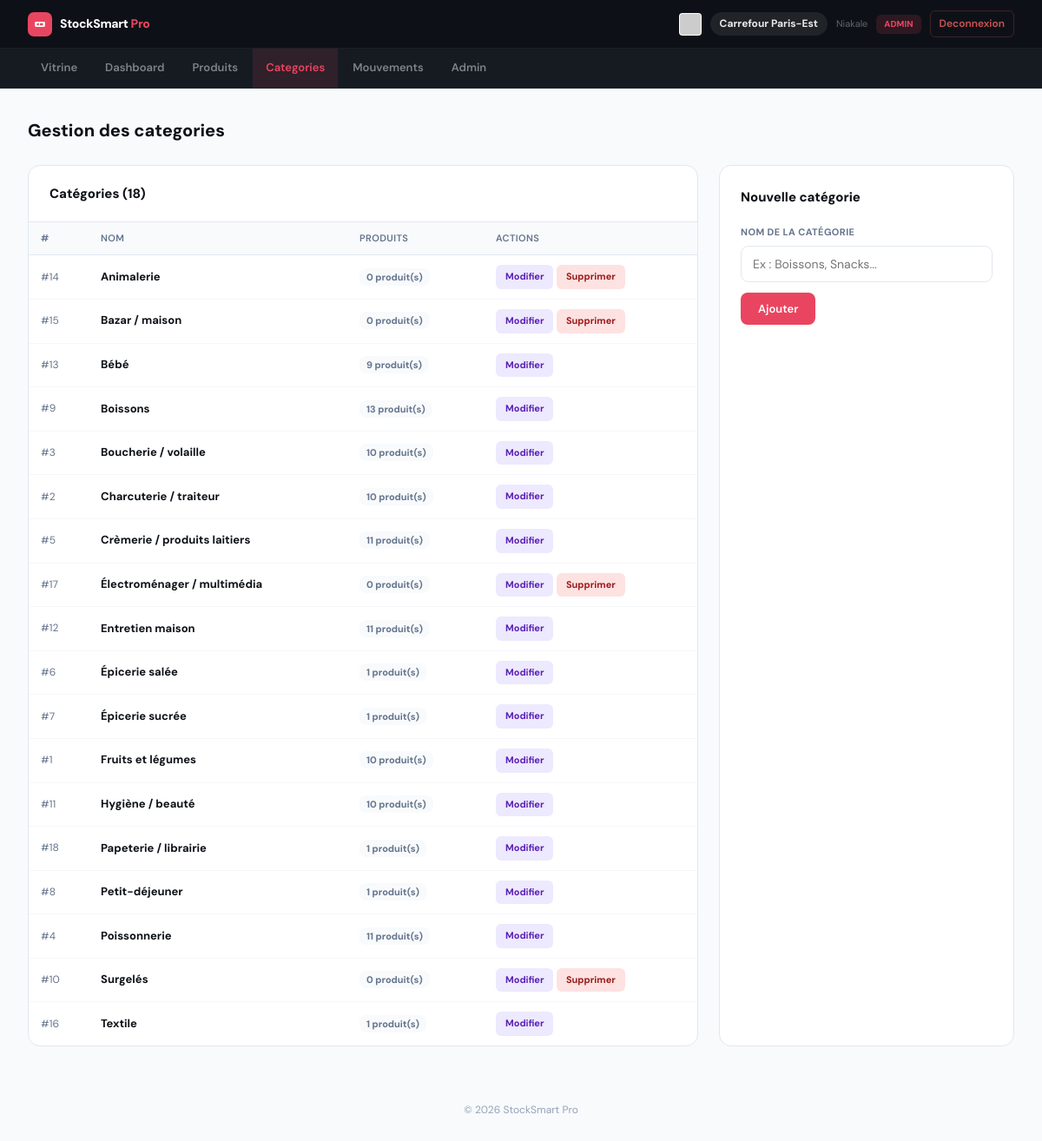
The page /categories.php (signed in) on the database its author committed.
### tables this page shows
CREATE TABLE categories (
  id int(11) NOT NULL AUTO_INCREMENT,
  nom varchar(100) NOT NULL,
  PRIMARY KEY (id),
  INDEX idx_nom (nom)
);

### config.php (called while the page is built, shortened)
<?php
function canDelete(): bool {
    return in_array($_SESSION['user_role'] ?? '', ['admin', 'gerant']);
}
function h(string $s): string {
    return htmlspecialchars($s, ENT_QUOTES, 'UTF-8');
}

### categories.php (the view, shortened to what this page needs)
<?php
require_once '../config.php';
$edit_cat = null;
$stmt = $pdo->query("
    SELECT c.*,
           (SELECT COUNT(*) FROM produits WHERE categorie_id = c.id) AS nb_produits
    FROM categories c
    ORDER BY c.nom
");
$categories = $stmt->fetchAll();
?>
<!DOCTYPE html>
<html lang="fr">
<head>
</head>
<body>
<?php require_once '../_nav.php'; ?>
<div class="container">
  <div class="page-title">Gestion des categories</div>
  <div class="grid">
    <div class="card">
      <div class="card-header">
        <div class="card-title">Catégories (<?= count($categories) ?>)</div>
      </div>
      <table>
        <thead><tr><th>#</th><th>Nom</th><th>Produits</th><th>Actions</th></tr></thead>
        <tbody>
          <?php foreach ($categories as $cat): ?>
          <tr>
            <td style="color:var(--mid);font-size:12px;">#<?= $cat['id'] ?></td>
            <td style="font-weight:700;"><?= h($cat['nom']) ?></td>
            <td><span class="badge-count"><?= $cat['nb_produits'] ?> produit(s)</span></td>
            <td>
              <a href="?edit=<?= $cat['id'] ?>" class="btn-sm btn-edit">Modifier</a>
              <?php if (canDelete() && $cat['nb_produits'] == 0): ?>
                <a href="?supprimer=<?= $cat['id'] ?>" class="btn-sm btn-delete" onclick="return confirm('Supprimer <?= h($cat['nom']) ?> ?')">Supprimer</a>
              <?php endif; ?>
            </td>
          </tr>
          <?php endforeach; ?>
        </tbody>
      </table>
    </div>
    <div class="form-card">
      <h3><?= $edit_cat ? 'Modifier la catégorie' : 'Nouvelle catégorie' ?></h3>
      <form method="POST">
        <label>Nom de la catégorie</label>
        <input type="text" name="nom" value="<?= $edit_cat ? h($edit_cat['nom']) : '' ?>" placeholder="Ex : Boissons, Snacks..." required>
        <div style="display:flex;gap:10px;flex-wrap:wrap;">
          <button type="submit" name="<?= $edit_cat ? 'modifier' : 'ajouter' ?>" class="btn btn-red">
            <?= $edit_cat ? 'Enregistrer' : 'Ajouter' ?>
          </button>
        </div>
      </form>
    </div>
  </div>
</div>
<footer style="text-align:center;padding:2rem;color:#94a3b8;font-size:12px;">© <?= date('Y') ?> StockSmart Pro</footer>
</body>
</html>

### style.css (style rules this page uses)
*, *::before, *::after { box-sizing: border-box; margin: 0; padding: 0; }
:root { --red: #e94560; --red-light: rgba(233, 69, 96, 0.1); --dark: #0d1117; --dark2: #161b22; --mid: #64748b; --border: #e2e8f0; --light: #f8fafc; --success: #22c55e; --success-bg: #dcfce7; --success-text: #166534; --warning: #f59e0b; --warning-bg: #fef3c7; --warning-text: #92400e; --danger: #e94560; --danger-bg: #fee2e2; --danger-text: #991b1b; --radius: 12px; --shadow: 0 4px 20px rgba(0, 0, 0, 0.06); --shadow-md: 0 8px 30px rgba(0, 0, 0, 0.1); }
body { font-family: 'DM Sans', system-ui, -apple-system, sans-serif; background: var(--light); color: #0d1117; line-height: 1.6; -webkit-font-smoothing: antialiased; }
.page-entity, .container { max-width: 1200px; margin: 2rem auto; padding: 0 2rem; }
table { width: 100%; border-collapse: collapse; }
thead th { background: var(--light); font-size: 11px; font-weight: 600; color: var(--mid); text-transform: uppercase; letter-spacing: 0.4px; padding: 10px 14px; text-align: left; border-bottom: 1px solid var(--border); }
tbody tr { border-bottom: 1px solid #f5f7fa; transition: background 0.1s; }
tbody tr:last-child { border-bottom: none; }
tbody td { padding: 11px 14px; font-size: 13px; vertical-align: middle; }
.btn { display: inline-flex; align-items: center; gap: 6px; padding: 10px 20px; border-radius: 8px; font-size: 13px; font-weight: 600; cursor: pointer; border: none; font-family: inherit; text-decoration: none; transition: all 0.15s; }
.btn-primary, .btn-red { background: var(--red); color: #fff; }
.btn-sm { padding: 5px 11px; border-radius: 6px; font-size: 11px; }
.btn-edit { background: #ede9fe; color: #5b21b6; }
.btn-delete { background: var(--danger-bg); color: var(--danger-text); }
footer { text-align: center; padding: 2rem; color: #94a3b8; font-size: 12px; font-family: 'DM Sans', sans-serif; }

### categories.php (style rules this page uses)
*, *::before, *::after { box-sizing:border-box; margin:0; padding:0; }
:root { --red:#e94560; --mid:#64748b; --border:#e2e8f0; --light:#f8fafc; }
body { font-family:'Inter',system-ui,sans-serif; background:var(--light); color:#0d1117; }
.container { max-width:900px; margin:2rem auto; padding:0 2rem; }
.page-title { font-size:20px; font-weight:800; margin-bottom:1.5rem; }
.grid { display:grid; grid-template-columns:1fr 340px; gap:1.5rem; }
.card { background:#fff; border-radius:14px; border:1px solid var(--border); overflow:hidden; }
.card-header { padding:1.25rem 1.5rem; border-bottom:1px solid var(--border); display:flex; align-items:center; justify-content:space-between; }
.card-title { font-size:15px; font-weight:800; }
table { width:100%; border-collapse:collapse; }
thead th { background:var(--light); font-size:11px; font-weight:600; color:var(--mid); text-transform:uppercase; letter-spacing:.4px; padding:10px 16px; text-align:left; border-bottom:1px solid var(--border); }
tbody tr { border-bottom:1px solid #f5f7fa; }
tbody tr:last-child { border-bottom:none; }
tbody td { padding:12px 16px; font-size:13px; }
.badge-count { background:var(--light); color:var(--mid); font-size:11px; font-weight:700; padding:3px 8px; border-radius:8px; }
.form-card { background:#fff; border-radius:14px; border:1px solid var(--border); padding:1.5rem; }
.form-card h3 { font-size:15px; font-weight:800; margin-bottom:1.25rem; }
label { display:block; font-size:11px; font-weight:700; color:var(--mid); margin-bottom:7px; text-transform:uppercase; letter-spacing:.4px; }
input[type=text] { width:100%; padding:11px 13px; border-radius:9px; border:1px solid var(--border); font-family:inherit; font-size:14px; outline:none; transition:border-color .15s; }
.btn { padding:11px 20px; border-radius:9px; font-size:13px; font-weight:700; cursor:pointer; border:none; font-family:inherit; text-decoration:none; display:inline-flex; align-items:center; gap:6px; transition:all .15s; margin-top:12px; }
.btn-red { background:var(--red); color:#fff; }
.btn-sm { padding:5px 11px; border-radius:6px; font-size:11px; font-weight:700; cursor:pointer; border:none; text-decoration:none; display:inline-flex; align-items:center; gap:3px; }
.btn-edit { background:#ede9fe; color:#5b21b6; }
.btn-delete { background:#fee2e2; color:#991b1b; }

### rows shown on the page
categories: id "14", nom "Animalerie", nb_produits "0"
categories: id "15", nom "Bazar / maison", nb_produits "0"
categories: id "13", nom "Bébé", nb_produits "9"
categories: id "9", nom "Boissons", nb_produits "13"
categories: id "3", nom "Boucherie / volaille", nb_produits "10"
categories: id "2", nom "Charcuterie / traiteur", nb_produits "10"
categories: id "5", nom "Crèmerie / produits laitiers", nb_produits "11"
categories: id "17", nom "Électroménager / multimédia", nb_produits "0"
categories: id "12", nom "Entretien maison", nb_produits "11"
categories: id "6", nom "Épicerie salée", nb_produits "1"
categories: id "7", nom "Épicerie sucrée", nb_produits "1"
categories: id "1", nom "Fruits et légumes", nb_produits "10"
categories: id "11", nom "Hygiène / beauté", nb_produits "10"
categories: id "18", nom "Papeterie / librairie", nb_produits "1"
categories: id "8", nom "Petit-déjeuner", nb_produits "1"
categories: id "4", nom "Poissonnerie", nb_produits "11"
categories: id "10", nom "Surgelés", nb_produits "0"
categories: id "16", nom "Textile", nb_produits "1"

### other values the page prints
$_SESSION['enseigne_nom'] "Carrefour Paris-Est"
$_SESSION['user_prenom'] "Niakale"
$_SESSION['user_role'] "ADMIN"
$label "Vitrine"
$label "Dashboard"
$label "Produits"
$label "Categories"
$label "Mouvements"
$label "Admin"
count($categories) "18"
